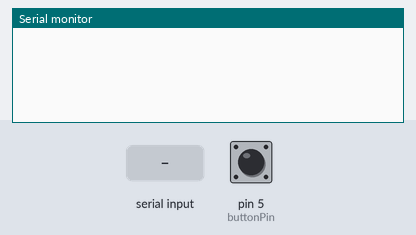
Recording of a sketch running on a simulated Arduino Uno, built with avr-gcc and run on an emulated ATmega328P. Shown: the last lines printed to the serial monitor. Inputs (shaded band) come from the test bench; at power-on: pin 5 (buttonPin) LOW.

Above: at 1.2 s.
1.3 s: pin 5 (buttonPin) pulled HIGH for 0.15 s
At 1.9 s:
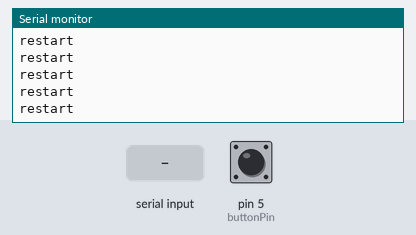
2.9 s: "90,45\n" received over Serial
At 4.1 s:
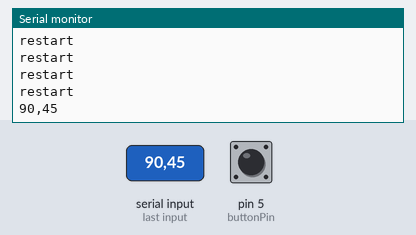
4.4 s: "5\n" received over Serial
At 5.4 s:
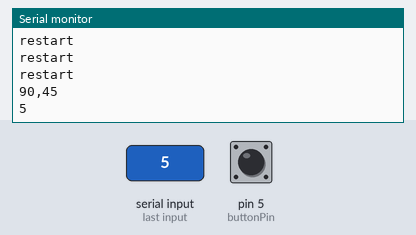
5.9 s: "s90\n" received over Serial
At 6.6 s:
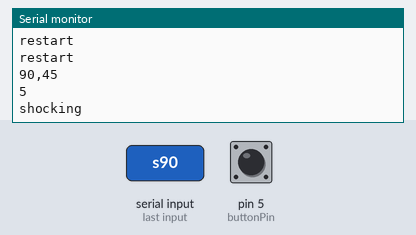

The sketch:

GuitarController.ino
```cpp
String x;
int duration;
const int triggerPin = 3;
const int buttonPin = 5;
int triggerState = 0;

void setup() {
    Serial.begin(115200);
    Serial.setTimeout(1);
    pinMode(triggerPin,OUTPUT);
    pinMode(buttonPin,INPUT);
}
void loop() {
    //while (!Serial.available());
    x = Serial.readString();

    triggerState = digitalRead(buttonPin);
    if (triggerState == HIGH) {
        Serial.println("restart");
        delay(5);
        Serial.println();
    }
    if (x.startsWith("s")) {
        Serial.println("shocking");
        duration = x.substring(1).toInt();
        if (duration > 500){
            duration = 500;
        }
        digitalWrite(triggerPin,HIGH);
        delay(duration);
        digitalWrite(triggerPin,LOW);
    }
    else {
        Serial.print(x);
    }

}
```

Measured:
- after the input at 1.3 s, the serial monitor: prints a new line at once (image 1)
- after the input at 2.9 s, the serial monitor: prints a new line at once (image 2)
- after the input at 4.4 s, the serial monitor: prints a new line at once (image 3)
- after the input at 5.9 s, the serial monitor: prints a new line at once (image 4)
